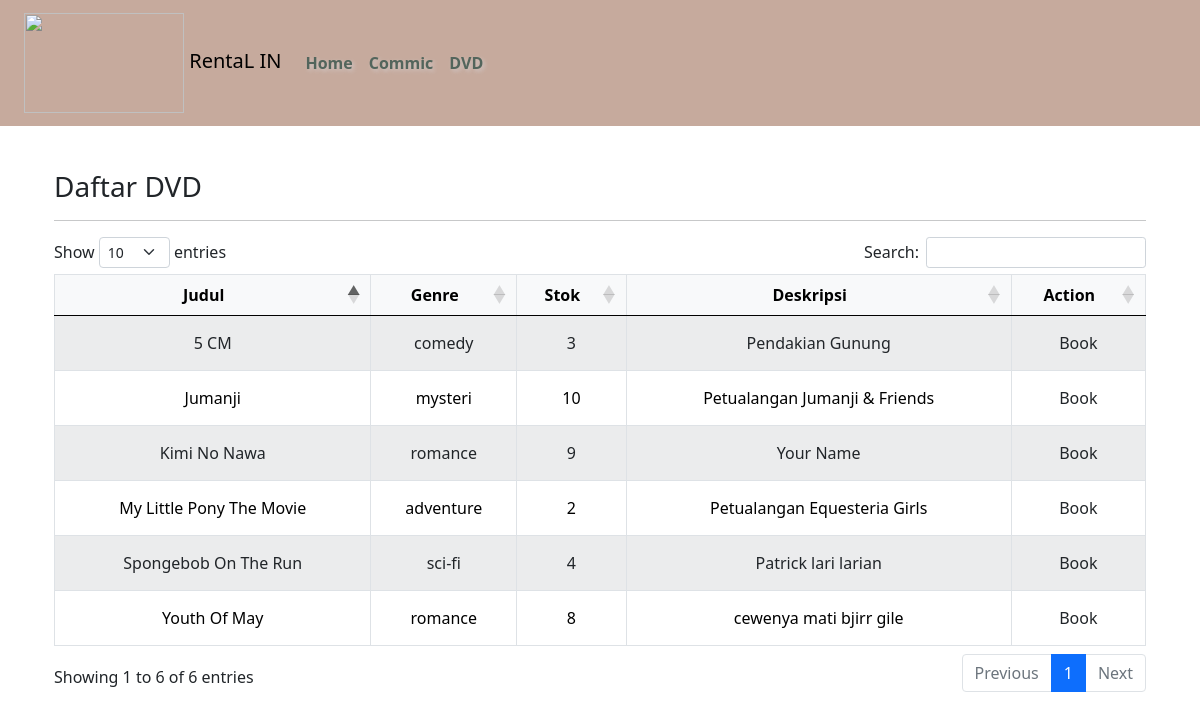
The app's page /user_dvd.php with its own data.
### tables this page shows
CREATE TABLE `data_dvd` (
  `id` int(11) NOT NULL,
  `judul` varchar(250) NOT NULL,
  `genre` varchar(250) NOT NULL,
  `stok` int(12) NOT NULL,
  `deskripsi` varchar(255) NOT NULL,
  `gambar` varchar(255) DEFAULT NULL
);

### user_dvd.php (the view, shortened to what this page needs)
<?php
include 'rental/database.php';
$queryDVD = $db->query('SELECT * FROM data_dvd ORDER BY id DESC');
?>
<!DOCTYPE html>
<html lang="en">
<head>
    <link href="https://cdn.jsdelivr.net/npm/bootstrap@5.3.3/dist/css/bootstrap.min.css" rel="stylesheet">
    <link rel="stylesheet" href="https://cdn.datatables.net/1.11.3/css/dataTables.bootstrap5.min.css">
</head>
<body>
    <?php include 'layout/navbarUser.php'?>
    <div class="container">
        <div class="content" id="dvd">
            <h3>Daftar DVD</h3>
            <hr>
            <table id="dvdTable" class="table table-striped table-bordered">
                <thead>
                    <tr>
                        <th>Judul</th>
                        <th>Genre</th>
                        <th>Stok</th>
                        <th>Deskripsi</th>
                        <th>Action</th>
                    </tr>
                </thead>
                <tbody>
                    <?php while ($row = $queryDVD->fetch_assoc()): ?>
                        <tr>
                            <td><?php echo htmlspecialchars($row['judul']) ?></td>
                            <td><?php echo htmlspecialchars($row['genre']) ?></td>
                            <td><?php echo htmlspecialchars($row['stok']) ?></td>
                            <td><?php echo htmlspecialchars($row['deskripsi']) ?></td>
                            <td><a href="booking_dvd.php?id=<?php echo $row['id'] ?>" class="btn btn-coklat">Book</a></td>
                        </tr>
                    <?php endwhile; ?>
                </tbody>
            </table>
        </div>
    </div>
</body>
</html>

### user_dvd.php (style rules this page uses)
body { background-color: #fff; }
.btn-coklat { background-color: #8B4513; color: white; }
hr { border: 1px solid #ceb8a4; }
table.dataTable { border-collapse: collapse !important; text-align: center; }
table.dataTable thead th { background-color: #f8f9fa; border-bottom: 2px solid #dee2e6; text-align: center; }
table.dataTable tbody tr { background-color: #fff; text-align: center; }
table.dataTable tbody tr:nth-of-type(odd) { background-color: #f8f9fa; }
table.dataTable td { text-align: center; vertical-align: middle; }
table.dataTable .btn { display: block; margin: auto; }
.container { margin-top:100px; }

### navbarUser.php (style rules this page uses)
body { padding-top: 70px; }

### records on screen
data_dvd: judul "Kimi No Nawa", genre "romance", stok "9", deskripsi "Your Name"
data_dvd: judul "5 CM", genre "comedy", stok "3", deskripsi "Pendakian Gunung"
data_dvd: judul "Jumanji", genre "mysteri", stok "10", deskripsi "Petualangan Jumanji & Friends"
data_dvd: judul "Spongebob On The Run", genre "sci-fi", stok "4", deskripsi "Patrick lari larian"
data_dvd: judul "My Little Pony The Movie", genre "adventure", stok "2", deskripsi "Petualangan Equesteria Girls"
data_dvd: judul "Youth Of May", genre "romance", stok "8", deskripsi "cewenya mati bjirr gile"
